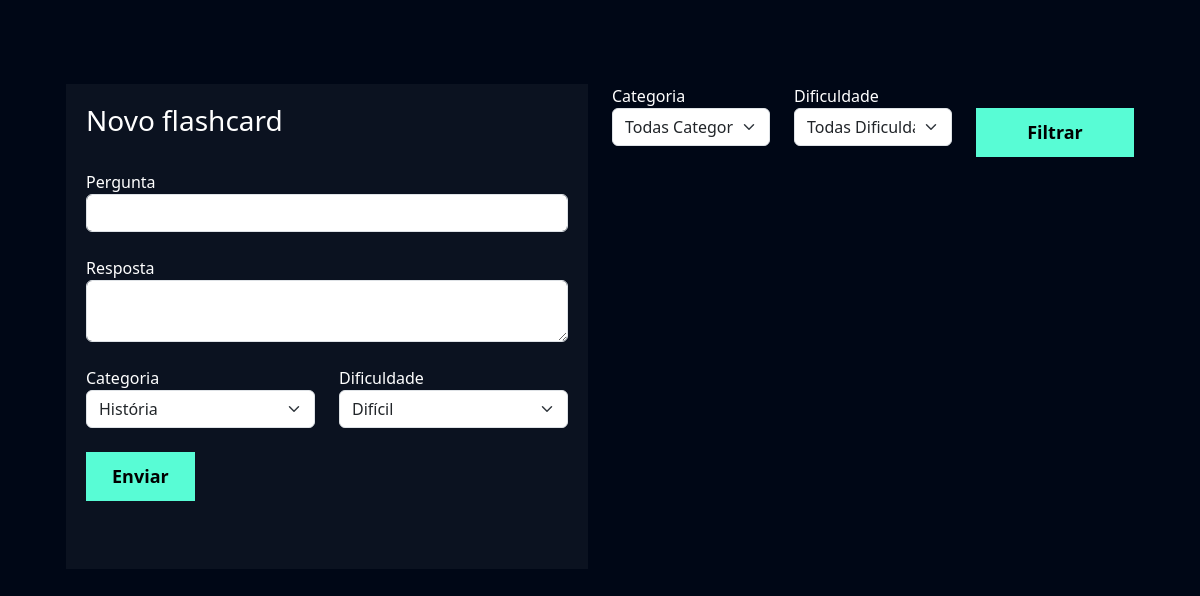
Before: /flashcard/novo_flashcard/ (signed in) with the older database file.
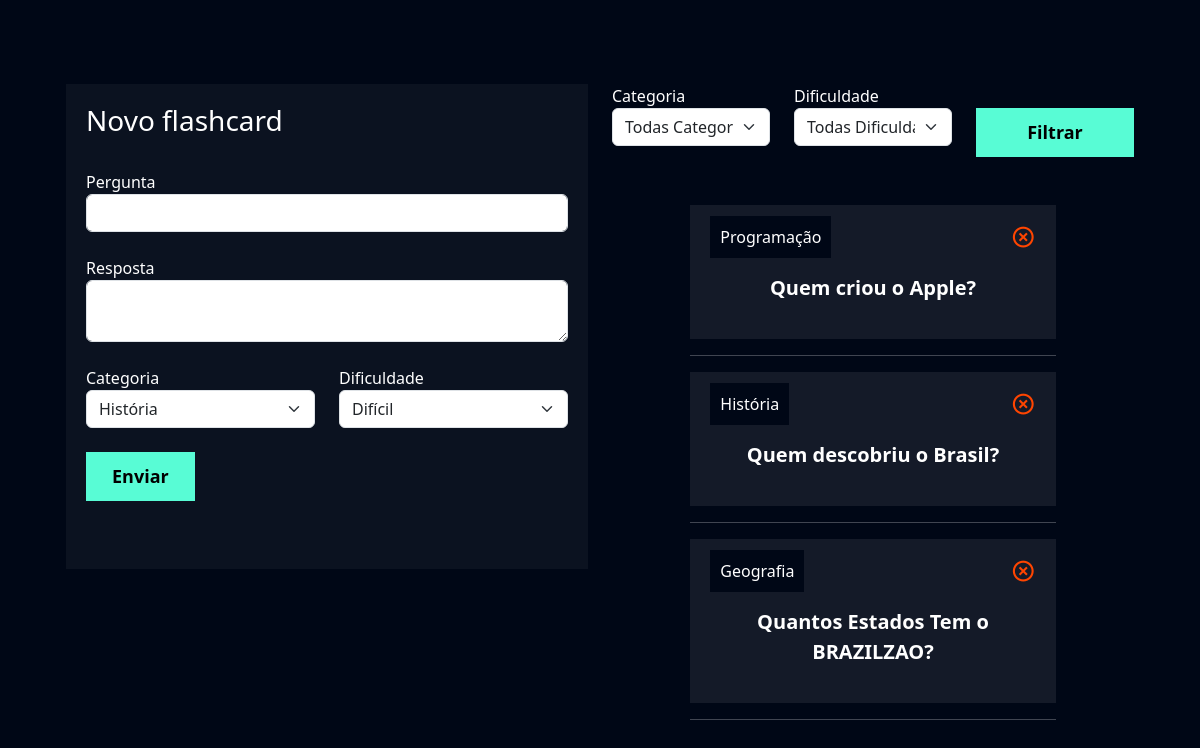
After: the same page with the newer database file.
### flashcard/models.py (models this page shows)
class Flashcard(models.Model):
 DIFICULDADE_CHOICES = (('D', 'Difícil'), ('M', 'Médio'), ('F', 'Fácil'))
 user = models.ForeignKey(User, on_delete=models.DO_NOTHING)
 pergunta = models.CharField(max_length=100)
 resposta = models.TextField()
 categoria = models.ForeignKey(Categoria, on_delete=models.DO_NOTHING)
 dificuldade = models.CharField(max_length=1, choices=DIFICULDADE_CHOICES)

class Categoria(models.Model):
  nome = models.CharField(max_length=20)
  def __str__(self):
    return self.nome

### flashcard/views.py (the view, shortened to what this page needs)
# urls.py: path('novo_flashcard/', views.novo_flashcard, name="novo_flashcard"),
def novo_flashcard(request):
  if not request.user.is_authenticated:
    return redirect('/usuarios/logar')
  if request.method == "GET":
    categorias = Categoria.objects.all()
    dificuldades = Flashcard.DIFICULDADE_CHOICES
    flashcards = Flashcard.objects.filter(user=request.user)
    categoria_filtrar = request.GET.get('categoria')
    dificuldade_filtrar = request.GET.get('dificuldade_filtrar')
    if categoria_filtrar:
      flashcards = flashcards.filter(categoria__id=categoria_filtrar)
    if dificuldade_filtrar:
      flashcards = flashcards.filter(dificuldade=dificuldade_filtrar)
    return render(request, 'novo_flashcard.html',{'categorias': categorias, 'dificuldades': dificuldades, 'flashcards': flashcards});

### flashcard/templates/novo_flashcard.html (shortened to what this page needs)
{% extends "base.html" %} {% load static %} {% block 'cabecalho' %}
<link href="{% static 'usuarios/css/cadastro.css' %}" rel="stylesheet" />
<link href="https://unpkg.com/boxicons@2.1.4/css/boxicons.min.css" rel="stylesheet"/>
<link href="{% static 'flashcard/css/novo_flashcard.css' %}" rel="stylesheet" />
{% endblock 'cabecalho' %} {% block 'conteudo' %}
<div class="container">
  <br />
  <br />
  <div class="row">
    <div class="col-md">
      <div class="box-form">
        <form action="{% url 'novo_flashcard' %}" method="POST">
          <h3>Novo flashcard</h3>
          <br />
          <label>Pergunta</label>
          <input
            type="text"
            class="form-control"
            placeholder=""
            name="pergunta"
          />
          <br />
          <label>Resposta</label>
          <textarea class="form-control" name="resposta" placeholder=""></textarea>
          <br />
          <div class="row">
            <div class="col-md">
              <label for="">Categoria</label>
              <select class="form-select" name="categoria">
                {% for categoria in categorias %}
              <option value="{{categoria.id}}">{{categoria}}</option>
              {% endfor %}
              </select>
            </div>
            <div class="col-md">
              <label for="">Dificuldade</label>
              <select class="form-select" name="dificuldade">
                {% for dificuldade in dificuldades %}
                  <option value="{{dificuldade.0}}">{{dificuldade.1}}</option>
                {% endfor %}
              </select>
            </div>
          </div>
          <br />
          <input type="submit" value="Enviar" class="btn-cadastro" />
          <br />
          <br />
          <br />
        </form>
      </div>
    </div>
    <div class="col-md">
      <form action="{% url 'novo_flashcard' %}" method="GET"> {% csrf_token %}
        <div class="row">
          <div class="col-md">
            <label for="">Categoria</label>
            <select name="categoria" id="" class="form-select">
              <option value="">Todas Categorias</option>
            </select>
          </div>
          <div class="col-md">
            <label for="">Dificuldade</label>
            <select name="dificuldade" id="" class="form-select">
              <option value="">Todas Dificuldades</option>
            </select>
          </div>
          <div class="col-md">
            <br />
            <input
              type="submit"
              style="width: 100%"
              value="Filtrar"
              class="btn-cadastro"
            />
          </div>
        </div>
      </form>
      <br />
      <br />
      {% for flash in flashcards %}
      <div class="box-new-flashcard" onclick="flip_card({{flash.id}})">
        <div class="flashcard">
          <div class="flashcard-categoria">{{flash.categoria}}</div>
          <a href="{% url 'deletar_flashcard' flash.id %}"><i class="icone-exit bx bx-x-circle"></i></a>
          <br />
          <br />
          <div class="flashcard-box-item">
            <p class="flashcard-item">{{flash.pergunta}}</p>
          </div>
        </div>
        <div class="resposta-flashcard" id="{{flash.id}}">{{flash.resposta}}</div><hr>
      </div>
      {% endfor %}
      <br />
      <br />
    </div>
  </div>
</div>
{% endblock 'conteudo' %}

Changed rows visible on the page:
added Flashcard: categoria "Programação", pergunta "Quem criou o Apple?"
added Flashcard: categoria "História", pergunta "Quem descobriu o Brasil?"
added Flashcard: categoria "Geografia", pergunta "Quantos Estados Tem o BRAZILZAO?"
